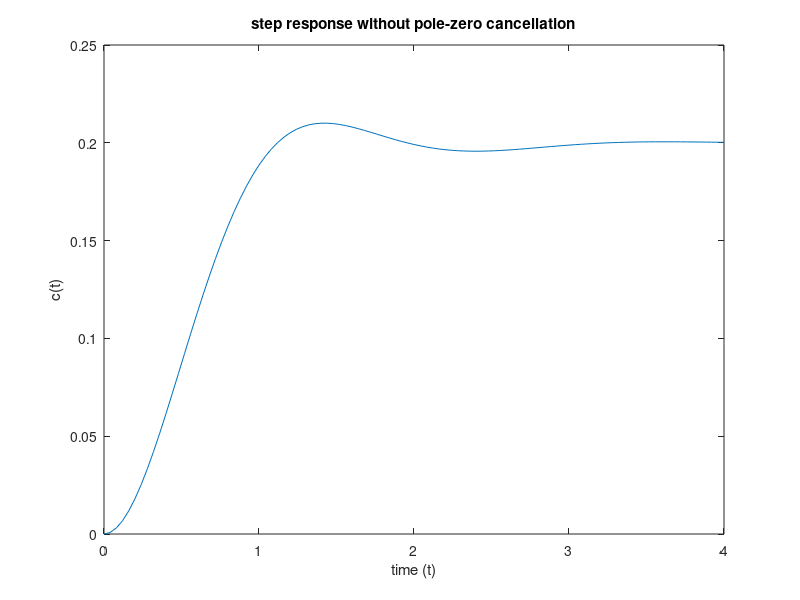

Recreate this plot in MATLAB. (Note: this script raises an error after producing the figure.)
% without pole-zero cancellation
% define individual numerator transfer functions
N1 = tf([1 4],1);

% define individual denominator transfer functions
D1 = tf(1,[1 2]);
D2 = tf(1, [1 3 10]);

% define total transfer function
G = N1 * D1 * D2;

% evaluate transfer function for unit step response
[Y, T] = step(G);
figure(1);
plot(T, Y);
xlabel("time (t)");
ylabel("c(t)");
title("step response without pole-zero cancellation");

% get response characterisitcs
Swithout = stepinfo(G);

%%%%%%%%%%%%%%%%%%%%%%%%%%%%%%%%%%%%%%%%%%%%%%%%%%%%%%%%%%%%%%%%

% with pole-zero cancellation
% define total transfer function
G = D2;

% evaluate transfer function for unit step response
[Y, T] = step(G);
figure(2);
plot(T, Y);
xlabel("time (t)");
ylabel("c(t)");
title("step response with pole-zero cancellation");

% get response characterisitcs
Swith = stepinfo(G);